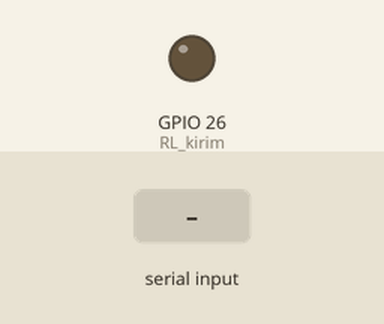
Bench run of a sketch on a simulated ESP32. Parts: output pins drawn as LEDs (lit = HIGH). The test bench sets the inputs (shaded band). Nothing arrives over Bluetooth unless stated; what the sketch prints to the serial monitor is not drawn.

Above: at 1.3 s.
1.4 s: "$" received over the second serial link
At 2.3 s:
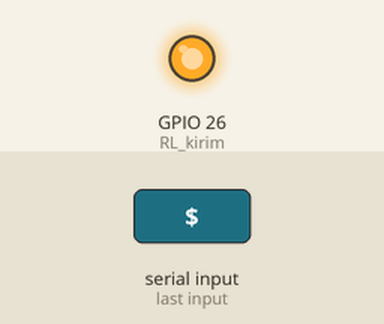
Timing chart, 0 to 9.5 s (numbered marks = the images above; inputs shaded):
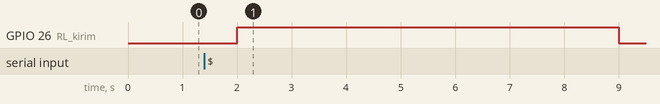

Measured:
- after the input at 1.4 s, GPIO 26 (RL_kirim): LOW → HIGH after 0.60 s, → LOW 7.0 s later

The sketch:

HT_Serial_V4.ino
```cpp
#include "BluetoothSerial.h"

#if !defined(CONFIG_BT_ENABLED) || !defined(CONFIG_BLUEDROID_ENABLED)
#error Bluetooth is not enabled! Please run `make menuconfig` to and enable it
#endif

#define RL_kirim 26

BluetoothSerial SerialBT;
String DataBT;
String DataHT;

unsigned long prevMillis1;
unsigned long prevMillis2;

bool sendDataState1 = false;
bool sendDataState2 = false;

#define maxCharactersHT 1000         // Maks karakter 700
char charArrayHT[maxCharactersHT];  // Array karakter untuk menampung data
int charIndexHT = 0;                // Indeks saat memasukkan karakter

#define maxCharactersBT 1000
char charArrayBT[maxCharactersBT];  // Array karakter untuk menampung data
int charIndexBT = 0;                // Indeks saat memasukkan karakter

void setup() {

  Serial.begin(9600);
  Serial2.begin(1200);                 //16rx 17tx
  SerialBT.begin("HT_Chat Device 2");  //Bluetooth device name ubahh angka 1 sesuai device HTnya
  Serial.println("The device started, now you can pair it with bluetooth!");
  pinMode(RL_kirim, OUTPUT);
  delay(100);
  digitalWrite(RL_kirim, LOW);
}


void loop() {


  if (millis() - prevMillis2 >= 2000) {
    prevMillis2 = millis();

    while (SerialBT.available() > 0) {
      digitalWrite(RL_kirim, HIGH);
      char inputChar1 = SerialBT.read();      // Membaca karakter dari serial monitor
      charArrayBT[charIndexBT] = inputChar1;  // Menyimpan karakter dalam charArray
      charIndexBT++;
      if (inputChar1 == '$' || charIndexBT == maxCharactersBT - 1) {
        sendDataState1 = true;
      }
      if (sendDataState1) {
        delay(2000);
        charArrayBT[charIndexBT] = '\0';  // Menambahkan null-terminator pada akhir array
        Serial2.print(charArrayBT);       // Mencetak charArray ke serial monitor
        Serial.print(charArrayBT);
        charIndexBT = 0;
        delay(5000);
        digitalWrite(RL_kirim, LOW);
        sendDataState1 = false;
      }
    }
  }

  if (millis() - prevMillis1 >= 1000) {
    prevMillis1 = millis();

    while (Serial2.available() > 0) {
      char inputChar2 = Serial2.read();        // Membaca karakter dari serial monitor
      charArrayHT[charIndexHT] = inputChar2;  // Menyimpan karakter dalam charArray
      charIndexHT++;
      if (inputChar2 == '$' || charIndexHT == maxCharactersHT - 1) {
        sendDataState2 = true;
      }
      if (sendDataState2) {
        charIndexHT -= 1;
        charArrayHT[charIndexHT] = ' ';
        charArrayHT[charIndexHT] = '\0';  // Menambahkan null-terminator pada akhir array
        SerialBT.print(charArrayHT);      // Mencetak charArray ke serial monitor
        charIndexHT = 0;
        delay(200);
        sendDataState2 = false;
      }
    }
  }
}
```
